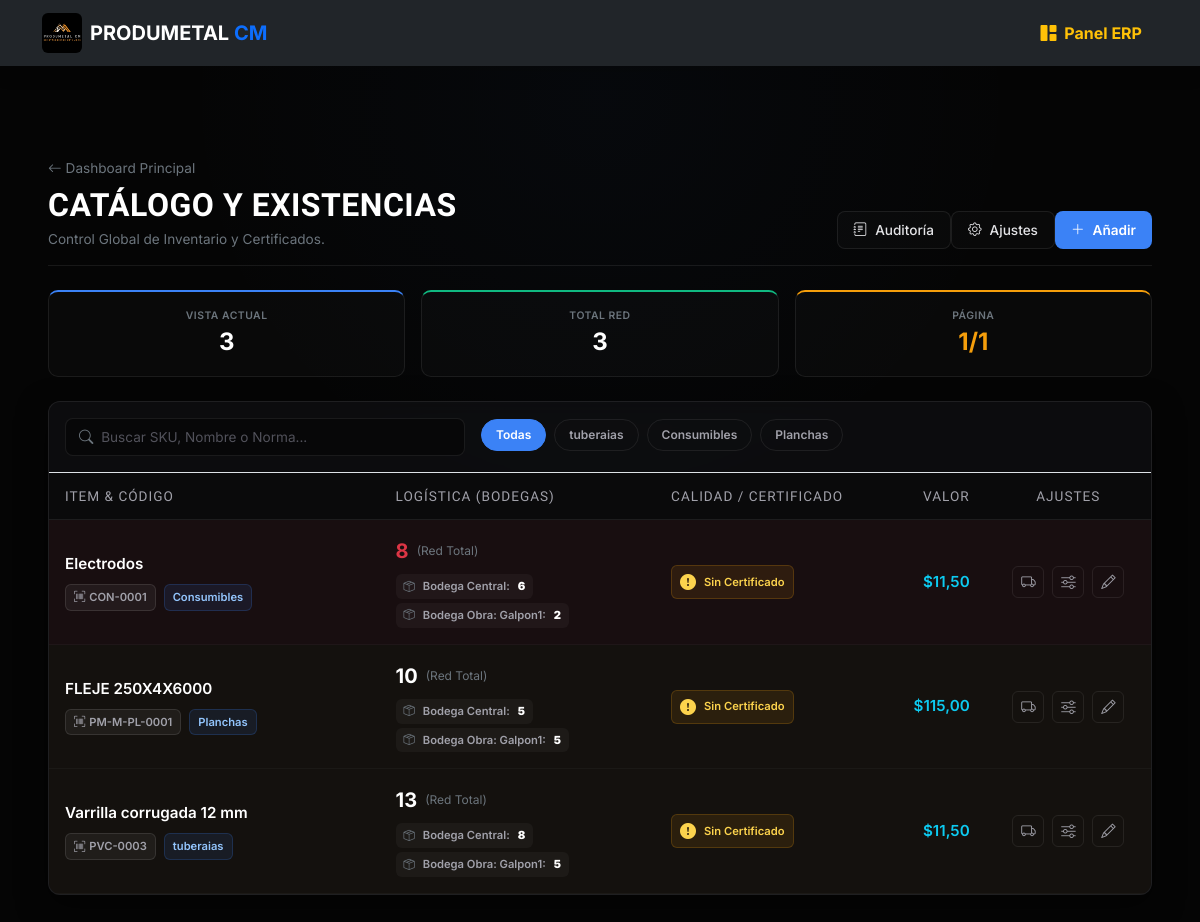
Page /erp/inventario/ (signed in) on the earlier database version.
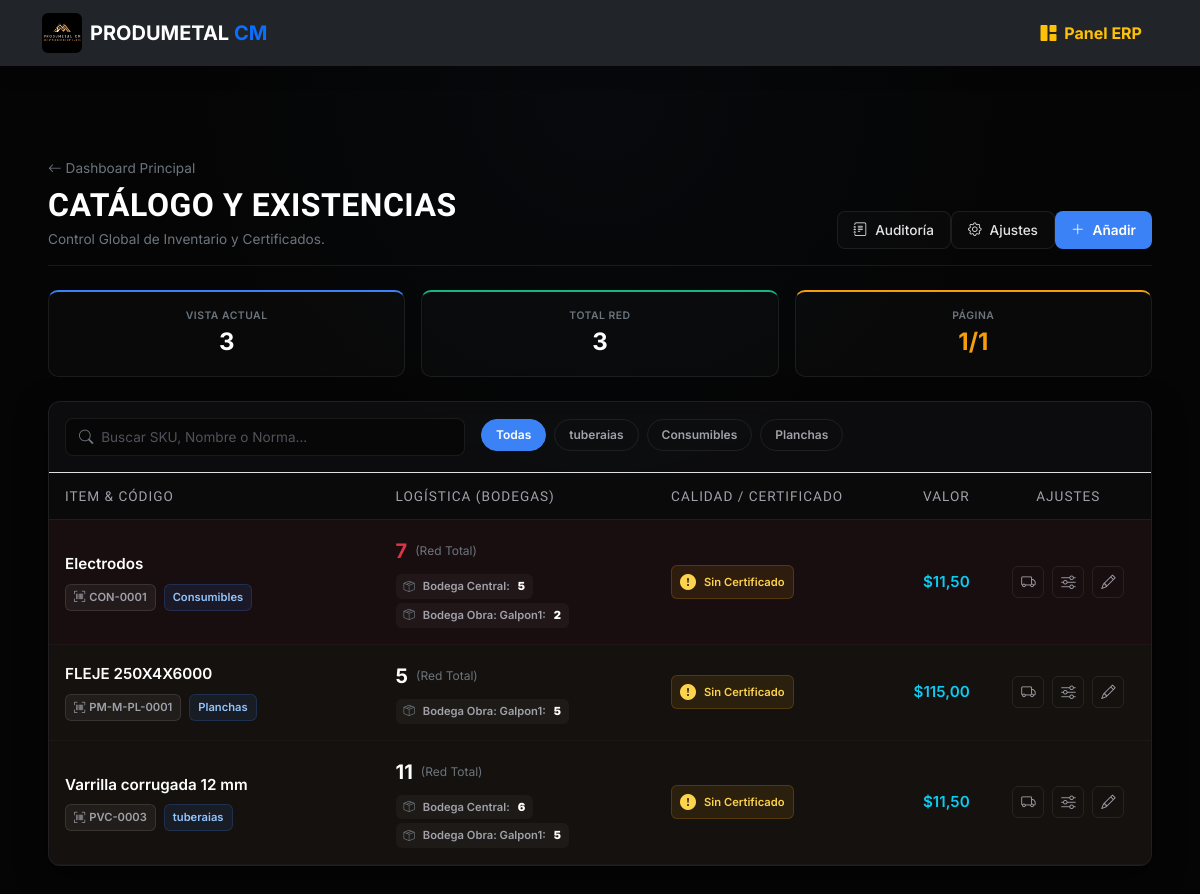
Same page on the later database version.
### web/models.py (models this page shows, shortened)
class Categoria(models.Model):
    nombre = models.CharField(max_length=100)
    prefijo = models.CharField(max_length=10, unique=True, help_text="Ej: FER, ELE, PVC")
    is_active = models.BooleanField(default=True)

class Material(models.Model):
    categoria = models.ForeignKey(Categoria, on_delete=models.PROTECT)
    sku = models.CharField(
        max_length=50, unique=True, blank=True, editable=False,
        help_text="Código único auto-generado"
    )
    nombre = models.CharField(
        max_length=200,
        help_text="Nombre comercial o norma técnica"
    )
    descripcion = models.TextField(blank=True, null=True)
    stock_actual = models.DecimalField(
        max_digits=10, decimal_places=2, default=0.00,
        help_text="Stock Total (Suma de bodegas). Denormalizado para reportes rápidos."
    )
    stock_minimo = models.DecimalField(
        max_digits=10, decimal_places=2, default=5.00,
        help_text="Umbral para alertas de reabastecimiento"
    )
    precio_base = models.DecimalField(
        max_digits=10, decimal_places=2, default=0.00,
        help_text="Precio unitario sin impuesto"
    )
    impuesto_porcentaje = models.DecimalField(
        max_digits=5, decimal_places=2, default=15.00,
        help_text="Porcentaje de impuesto (IVA, etc)"
    )
    is_active = models.BooleanField(
        default=True,
        help_text="Desmarcar para borrado lógico (mantiene histórico)"
    )
    fecha_creacion = models.DateTimeField(auto_now_add=True)
    fecha_modificacion = models.DateTimeField(auto_now=True)
    history = HistoricalRecords()
    class Meta:
        verbose_name_plural = "Inventario (Materiales y Consumibles)"
        ordering = ['-fecha_creacion']
        indexes = [
            models.Index(fields=['sku']),
            models.Index(fields=['categoria', 'is_active']),
        ]
    @property
    def precio_total_con_impuesto(self):
        impuesto = (self.precio_base * self.impuesto_porcentaje) / 100
        return self.precio_base + impuesto
    @property
    def ultimo_certificado_url(self):
        mov = self.movimientos.filter(tipo='INGRESO', certificado_calidad__isnull=False).order_by('-fecha_hora').first()
        return mov.certificado_calidad.url if mov and mov.certificado_calidad else None

class StockBodega(models.Model):
    material = models.ForeignKey(Material, on_delete=models.CASCADE, related_name='stocks_bodegas')
    bodega = models.ForeignKey(Bodega, on_delete=models.CASCADE, related_name='inventario')
    cantidad = models.DecimalField(max_digits=10, decimal_places=2, default=0.00)
    class Meta:
        unique_together = ('material', 'bodega')

class Bodega(models.Model):
    nombre = models.CharField(max_length=100, unique=True)
    ubicacion = models.CharField(max_length=200, blank=True, null=True)
    is_principal = models.BooleanField(default=False)

### web/views.py (the view, shortened to what this page needs)
# urls.py: path('erp/inventario/', views.inventario_actual, name='inventario_actual'),
@login_required(login_url='login')
@user_passes_test(lambda u: es_bodeguero(u) or es_admin(u) or es_solicitante(u), login_url='dashboard_erp')
def inventario_actual(request):
    if request.user.is_superuser:
        materiales_list = Material.objects.all().order_by('nombre')
    categorias = Categoria.objects.filter(is_active=True)
    categoria_id = request.GET.get('categoria')
    if categoria_id:
        materiales_list = materiales_list.filter(categoria_id=categoria_id)
    query = request.GET.get('q', '').strip()
    if query:
        materiales_list = materiales_list.filter(
            Q(nombre__icontains=query) | Q(sku__icontains=query)
        )
    alertas = Material.objects.filter(stock_actual__lte=F('stock_minimo'))
    paginator = Paginator(materiales_list, 20) # 20 materiales por página
    page_number = request.GET.get('page')
    page_obj = paginator.get_page(page_number)
    return render(request, 'web/erp/inventario.html', {
        'page_obj': page_obj, # El HTML debe usar page_obj ahora
        'categorias': categorias,
        'alertas': alertas,
        'rol': 'Administrador' if request.user.is_superuser else 'Bodeguero'
    })

### web/views.py (called while the page is built)
def es_bodeguero(user):
    return user.groups.filter(name='Bodeguero').exists() or user.is_superuser

### web/templates/web/erp/inventario.html (shortened to what the changed rows need)
{% extends 'web/base.html' %}
{% load static %}
{% block content %}
<div class="container-fluid px-2 px-xl-5 erp-wrapper">
    <div class="d-flex flex-column flex-md-row justify-content-between align-items-start align-items-md-end mb-4 pb-3 border-bottom fade-in-up" style="border-color: var(--panel-border) !important;">
        <div class="mb-3 mb-md-0">
            <h2 class="text-white mb-0" style="font-family: var(--font-title); font-weight: 700; letter-spacing: 0.5px; font-size: 2rem;">
                CATÁLOGO Y EXISTENCIAS
            </h2>
        </div>
    </div>
    <div class="glass-panel fade-in-up delay-2">
        <div class="p-3 border-bottom d-flex flex-column gap-3" style="border-color: var(--panel-border);">
            <form method="GET" class="m-0 d-flex flex-column flex-lg-row gap-3 align-items-lg-center w-100">
                <div class="filter-track flex-grow-1">
                    <button type="submit" name="categoria" value="" class="filter-pill {% if not request.GET.categoria %}active{% endif %}">Todas</button>
                    {% for cat in categorias %}
                        <button type="submit" name="categoria" value="{{ cat.id }}" class="filter-pill {% if request.GET.categoria == cat.id|stringformat:'s' %}active{% endif %}">
                            {{ cat.nombre }}
                        </button>
                    {% endfor %}
                </div>
            </form>
        </div>
        <div class="table-responsive">
            <table class="neo-table">
                <thead>
                    <tr>
                        <th style="width: 30%;">Item & Código</th>
                        <th style="width: 25%;">Logística (Bodegas)</th>
                        <th style="width: 20%;">Calidad / Certificado</th>
                        <th class="text-end d-none d-sm-table-cell" style="width: 10%;">Valor</th>
                        {% if rol == 'Administrador' %}
                            <th class="text-center" style="width: 15%;">Ajustes</th>
                        {% endif %}
                    </tr>
                </thead>
                <tbody>
                    {% for mat in page_obj %}
                    <tr class="{% if mat.stock_actual <= mat.stock_minimo %}row-alert{% elif not mat.ultimo_certificado_url %}row-warning{% endif %}">
                        <td>
                            <div class="fw-semibold text-white mb-2" style="font-size: 0.95rem;">{{ mat.nombre }}</div>
                            <div class="d-flex flex-wrap gap-2">
                                <span class="badge-micro badge-gray"><i class="bi bi-upc-scan"></i> {{ mat.sku }}</span>
                                <span class="badge-micro badge-blue">{{ mat.categoria.nombre|default:"Sin categoría" }}</span>
                            </div>
                        </td>
                        <td>
                            <div class="d-flex align-items-center gap-2 mb-2">
                                <span class="fw-bold fs-5 {% if mat.stock_actual <= mat.stock_minimo %}text-danger{% else %}text-white{% endif %}">
                                    {{ mat.stock_actual|floatformat:"0" }}
                                </span>
                                <span class="text-secondary" style="font-size: 0.75rem;">{{ mat.unidad_medida }} (Red Total)</span>
                            </div>
                            <div class="d-flex flex-wrap gap-1">
                                {% for stock in mat.stocks_bodegas.all %}
                                    {% if stock.cantidad > 0 %}
                                        {% if rol == 'Administrador' or rol == 'Solicitante' or stock.bodega.id == request.user.perfil.bodega_asignada.id %}
                                            <span class="badge-micro badge-gray border-0" style="background: rgba(255,255,255,0.04);">
                                                <i class="bi bi-box-seam text-secondary me-1"></i>{{ stock.bodega.nombre }}: <strong class="text-white ms-1">{{ stock.cantidad|floatformat:"0" }}</strong>
                                            </span>
                                        {% endif %}
                                    {% endif %}
                                {% endfor %}
                            </div>
                        </td>
                        <td>
                            {% if mat.ultimo_certificado_url %}
                                <a href="{{ mat.ultimo_certificado_url }}" target="_blank" class="badge-micro badge-blue text-decoration-none shadow-sm px-2 py-1">
                                    <i class="bi bi-file-earmark-pdf-fill fs-6 me-1"></i> Descargar PDF
                                </a>
                            {% else %}
                                <span class="badge-micro badge-amber px-2 py-1" title="Requiere solicitar al proveedor">
                                    <i class="bi bi-exclamation-circle-fill fs-6 me-1"></i> Sin Certificado
                                </span>
                            {% endif %}
                        </td>
                        <td class="text-md-end d-none d-sm-flex d-md-table-cell flex-column align-items-start">
                            <span class="fw-semibold text-info" style="font-size: 0.95rem;">${{ mat.precio_total_con_impuesto|floatformat:2 }}</span>
                        </td>
                        {% if rol == 'Administrador' %}
                        <td class="text-md-center">
                            <div class="d-flex justify-content-start justify-content-md-center gap-2">
                                <a href="{% url 'trasladar_material' mat.id %}" class="btn-micro-action edit" title="Trasladar Stock"><i class="bi bi-truck"></i></a>
                                <a href="{% url 'realizar_ajuste' mat.id %}" class="btn-micro-action edit" title="Ajuste Manual"><i class="bi bi-sliders"></i></a>
                                <a href="{% url 'editar_material' mat.id %}" class="btn-micro-action" title="Editar Ficha"><i class="bi bi-pencil"></i></a>
                            </div>
                        </td>
                        {% endif %}
                    </tr>
                    {% endfor %}
                </tbody>
            </table>
        </div>
    </div>
</div>
{% endblock %}

Differences in the rows shown:
changed Material "Electrodos": stock_actual "8" → "7"
changed StockBodega (number 1 of 5 on the later page): cantidad "6" → "5"
changed Material "FLEJE 250X4X6000": loses StockBodega (bodega.nombre "Bodega Central", cantidad "5"); stock_actual "10" → "5"
changed Material "Varrilla corrugada 12 mm": stock_actual "13" → "11"
changed StockBodega (number 4 of 5 on the later page): cantidad "8" → "6"
